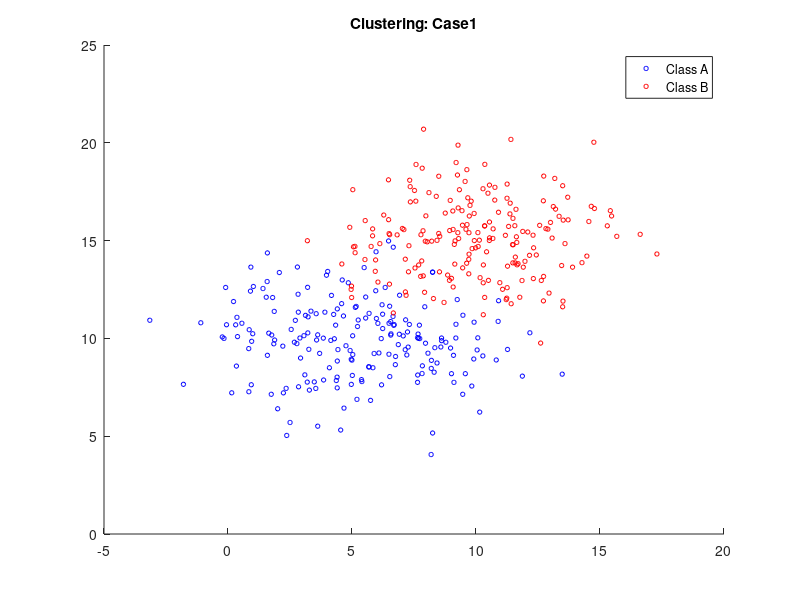

Write the MATLAB code that produced this figure. (Note: this script raises an error after producing the figure.)
clear all;
close all;

MU1 = [5 10];
SIGMA1 = [8 0; 0 4];
MU2 = [10 15];
SIGMA2 = [8 0; 0 4];
X1 = mvnrnd(MU1,SIGMA1,200);
X2 = mvnrnd(MU2,SIGMA2,200);

SIGMA1 = cov(X1);
SIGMA2 = cov(X2);

figure;
title('Clustering: Case1')
hold on;

scatter(X1(:,1), X1(:,2), 10, 'b');
scatter(X2(:,1), X2(:,2), 10, 'r');

[a_vectors, a_values] = eigs(SIGMA1)
[b_vectors, b_values] = eigs(SIGMA2)

legend('Class A', 'Class B');

a_theta = atan2(a_vectors(2,1), a_vectors(1,1));
plot_ellipse(MU1(1), MU1(2), a_theta, sqrt(a_values(1,1)), sqrt(a_values(2,2)));

b_theta = atan2(b_vectors(2,1), b_vectors(1,1));
plot_ellipse(MU2(1), MU2(2), b_theta, sqrt(b_values(1,1)),sqrt(b_values(2,2)));




% figure
% 
% options = statset('Display','final');
% obj = gmdistribution.fit(X,2,'Options',options);
% hold on
% h = ezcontour(@(x,y)pdf(obj,[x y]),[0 25],[0 25]);
% hold off